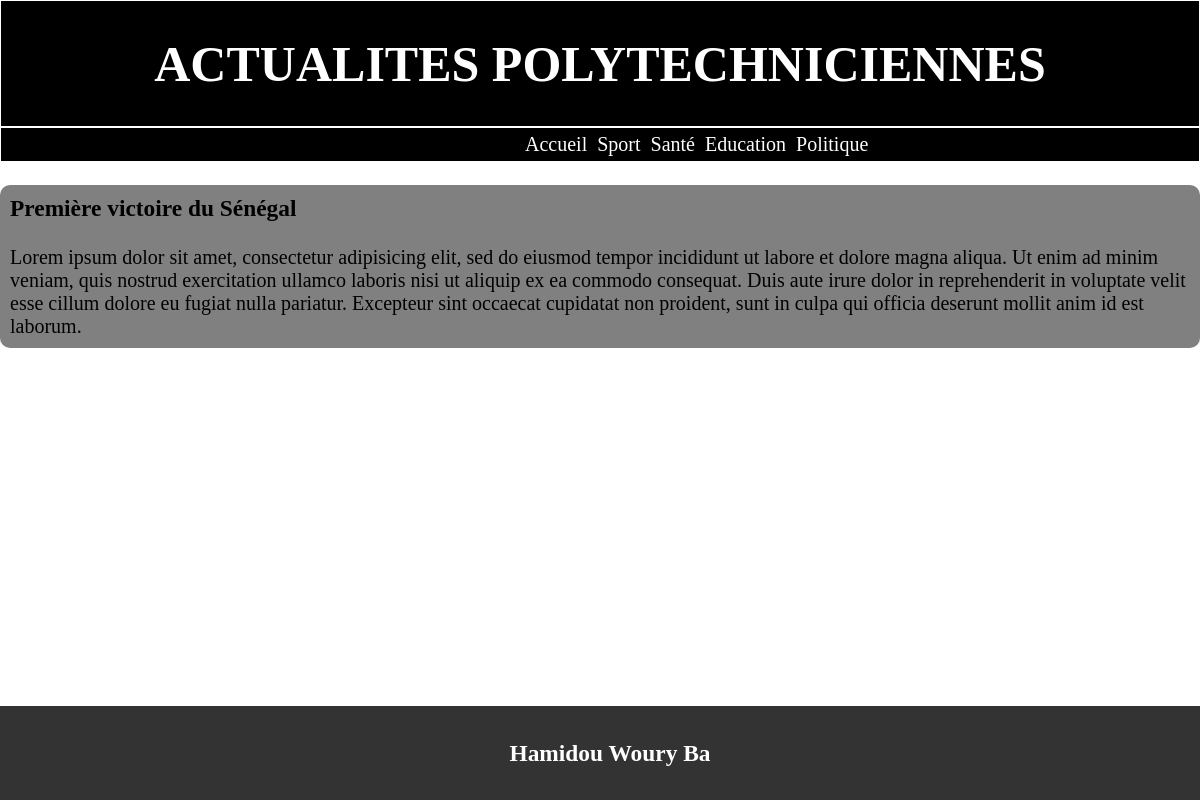
Page /afficher.php?id=1 on the committed database.
### tables this page shows
CREATE TABLE Categorie(
	id int primary key auto_increment,
	libelle varchar(20)
);

CREATE TABLE Article(
	id int primary key auto_increment,
	titre varchar(255),
	contenu text,
	dateCreation datetime DEFAULT NOW(),
	dateModification datetime DEFAULT NOW(),
	categorie int
);

### menu.php (the view, shortened to what this page needs)
<?php include("entete.php");?>
<header>
	<h1>ACTUALITES POLYTECHNICIENNES</h1>
	<?php
		include 'database.php';
		$reponse = $bdd->query('SELECT * FROM Categorie');
	?>
	<div id="divUL">
		<ul>
		<li><a href="index.php">Accueil</a></li>
		<?php foreach ($reponse as $donnee) { ?>
			<li><a href="afficher.php?id=<?= $donnee['id'] ?>"><?= $donnee['libelle']?></a></li>
			<?php }
		?>
		</ul>
	</div>
</header>

### afficher.php (shortened to what this page needs)
<?php include("entete.php") ?>
<?php include 'menu.php'; ?>
<?php
	include 'database.php';
	$id = $_GET['id'];
	$req = $bdd->prepare('SELECT Article.titre, Categorie.libelle, Article.contenu FROM Article
	INNER JOIN Categorie ON Article.id = Categorie.id WHERE Article.id = :id');
	$req->execute(array(
	'id' => $id
	));?>
	<div>
		<?php foreach ($req as $donnee) { ?>
			<div id="listeCat">
				<h3><?= $donnee['titre']?></h3>
				<p><?= $donnee['contenu']?></p>
			</div>
		<?php } ?>
	</div>
<?php include("footer.php") ?>

### index.css (style rules this page uses)
body { margin: 0px; padding: 0px; font-family: Agency FB, Algerian, Times New Roman; font-size: 20px; }
h1 { font-size: 50px; }
a { text-decoration: none; color: white; }
header { text-align: center; background-color: black; color: white; border: 1px solid white; }
#divUL { border-top: 2px solid white; }
ul { width: 200px; margin: auto; color: white; display: flex; list-style-type: none; }
li { padding: 5px; }
#listeCat { border-radius: 10px; background-color: gray; }
#listeCat p { padding-left: 10px; padding-bottom: 10px; }
#listeCat h3 { padding-left: 10px; padding-top: 10px; }

### rows in the picture
categorie: libelle "Sport"
categorie: libelle "Santé"
categorie: libelle "Education"
categorie: libelle "Politique"
article: titre "Première victoire du Sénégal", contenu "Lorem ipsum dolor sit amet, consectetur adipisicing elit, sed do eiusmod tempor incididunt ut labore et dolore magna aliqua. Ut enim ad minim veniam, quis nostrud exercitation ullamco laboris nisi ut aliquip ex ea commodo consequat. Duis aute irure dolor in reprehenderit in voluptate velit esse cillum dolore eu fugiat nulla pariatur. Excepteur sint occaecat cupidatat non proident, sunt in culpa qui officia deserunt mollit anim id est laborum."
